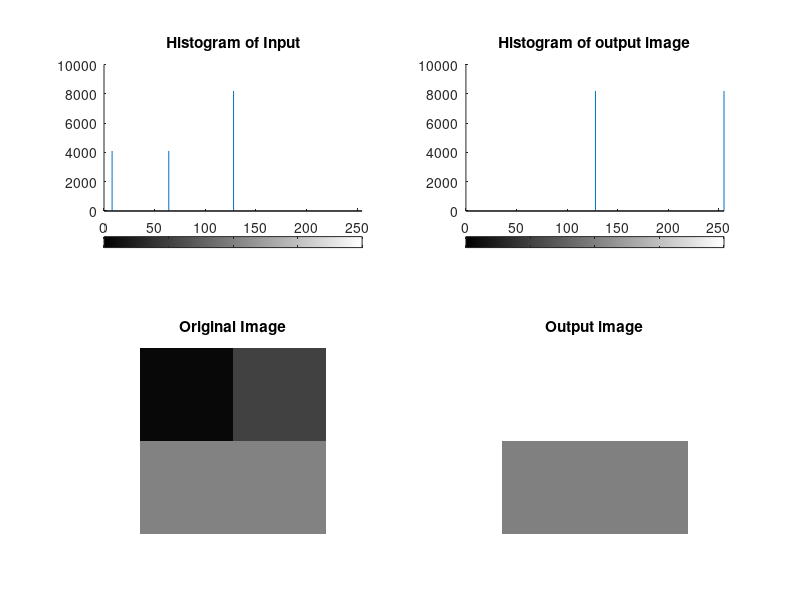

Write MATLAB code to recreate this figure.
%Gray level slicing 
glc_time_in = tic;
A = zeros(128:128);  %128x128 image 
A(1:64,1:64) = 8;  %First quater= 8
A(1:64,65:128) = 64; %Second quater = 64
A(65:128, 1:128) = 128; %Bottom half = 128
C = uint8(A);  %Unsigned integer 8 
x1 = 8;
x2 = 64;
figure('Name','Gray level slicing');
subplot(2,2,3);
imshow(C);
title('Original Image');
subplot(2,2,1);
imhist(C);
title('Histogram of Input');
[x,y,z]=size(C);
for i=1:x
    for j=1:y
        if C(i,j)>=x1 && C(i,j)<=x2
            C(i,j)=255;
        end
    end
end
subplot(2,2,4);
imshow(C);
title('Output image');
subplot(2,2,2);
imhist(C);
title('Histogram of output image');
glc_time_out = toc(glc_time_in);
disp(['Gray level slicing: Time for user-defined function- ',num2str(glc_time_out)]);
